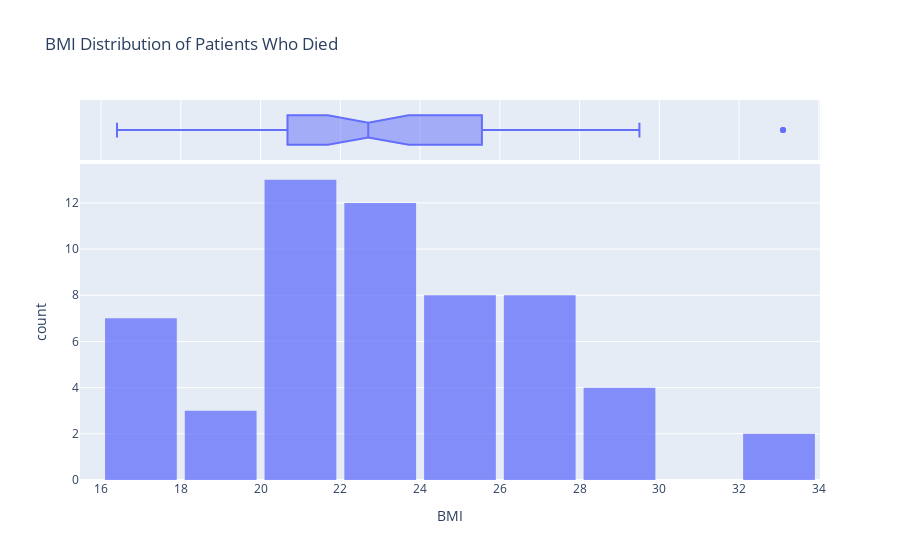
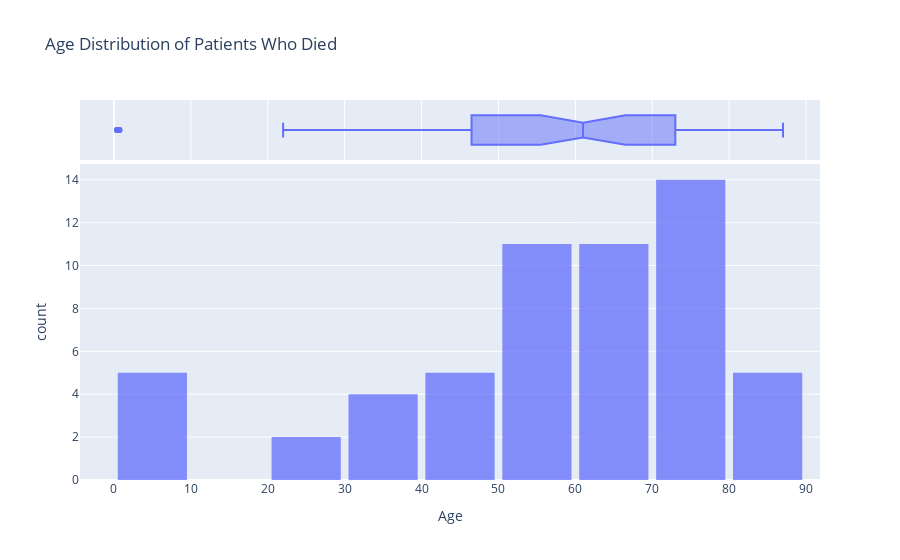

Write notebook code for charts like these, in order.
### Code cell
import pandas as pd
import plotly.express as px

# Load the dataset
df_cases = pd.read_csv("https://api.vitaldb.net/cases")

# Filter the dataset to include only patients who died (death_inhosp = 1)
df_deceased = df_cases[df_cases['death_inhosp'] == 1]

# Create the BMI histogram for deceased patients
fig_bmi = px.histogram(df_deceased, 
                       x='bmi', 
                       title="BMI Distribution of Patients Who Died",
                       labels={'bmi': 'BMI'},
                       opacity=0.75,
                       marginal="box")
fig_bmi.update_layout(bargap=0.1)
fig_bmi.show()

# Create the Age histogram for deceased patients
fig_age = px.histogram(df_deceased, 
                       x='age', 
                       title="Age Distribution of Patients Who Died",
                       labels={'age': 'Age'},
                       opacity=0.75,
                       marginal="box")
fig_age.update_layout(bargap=0.1)
fig_age.show()

### Figure 1 — Plotly figure (JSON) as saved in the notebook; plotly's stock layout.template omitted (floating-point values rounded to 4 significant figures)
{"data": [{"alignmentgroup": "True", "bingroup": "x", "hovertemplate": "BMI=%{x}<br>count=%{y}<extra></extra>", "legendgroup": "", "marker": {"color": "#636efa", "opacity": 0.75, "pattern": {"shape": ""}}, "name": "", "offsetgroup": "", "orientation": "v", "showlegend": false, "type": "histogram", "x": [25.1, 24.1, 21.2, 20.3, 17.2, 24, 16.4, 19.9, 28.1, 22.9, 22.5, 20.6, 24.2, 21.4, 24.2, 20.9, 23.6, 22.6, 25, 22, 20.7, 23.7, 29.5, 20.5, 21.7, 22.7, 29.4, 22.7, 21.4, 21.7, 26.7, 22.5, 33.1, 28.3, 22.4, 20.1, 25.3, 27.6, 17.4, 26.3, 16.5, 27.6, 23.7, 19.1, 17.4, 33.1, 26.6, 27.8, 26.7, 27.6, 25.2, 21.7, 18.2, 21, 17.4, 23.4, 16.5], "xaxis": "x", "yaxis": "y"}, {"alignmentgroup": "True", "hovertemplate": "BMI=%{x}<extra></extra>", "legendgroup": "", "marker": {"color": "#636efa"}, "name": "", "notched": true, "offsetgroup": "", "showlegend": false, "type": "box", "x": [25.1, 24.1, 21.2, 20.3, 17.2, 24, 16.4, 19.9, 28.1, 22.9, 22.5, 20.6, 24.2, 21.4, 24.2, 20.9, 23.6, 22.6, 25, 22, 20.7, 23.7, 29.5, 20.5, 21.7, 22.7, 29.4, 22.7, 21.4, 21.7, 26.7, 22.5, 33.1, 28.3, 22.4, 20.1, 25.3, 27.6, 17.4, 26.3, 16.5, 27.6, 23.7, 19.1, 17.4, 33.1, 26.6, 27.8, 26.7, 27.6, 25.2, 21.7, 18.2, 21, 17.4, 23.4, 16.5], "xaxis": "x2", "yaxis": "y2"}], "layout": {"bargap": 0.1, "barmode": "relative", "legend": {"tracegroupgap": 0}, "title": {"text": "BMI Distribution of Patients Who Died"}, "xaxis": {"anchor": "y", "domain": [0, 1], "title": {"text": "BMI"}}, "xaxis2": {"anchor": "y2", "domain": [0, 1], "matches": "x", "showgrid": true, "showticklabels": false}, "yaxis": {"anchor": "x", "domain": [0, 0.8316], "title": {"text": "count"}}, "yaxis2": {"anchor": "x2", "domain": [0.8416, 1], "matches": "y2", "showgrid": false, "showline": false, "showticklabels": false, "ticks": ""}}}

### Figure 2 — Plotly figure (JSON) as saved in the notebook; plotly's stock layout.template omitted (floating-point values rounded to 4 significant figures)
{"data": [{"alignmentgroup": "True", "bingroup": "x", "hovertemplate": "Age=%{x}<br>count=%{y}<extra></extra>", "legendgroup": "", "marker": {"color": "#636efa", "opacity": 0.75, "pattern": {"shape": ""}}, "name": "", "offsetgroup": "", "orientation": "v", "showlegend": false, "type": "histogram", "x": [31, 52, 64, 42, 54, 32, 66, 77, 72, 53, 45, 57, 72, 71, 64, 54, 75, 27, 65, 66, 40, 62, 22, 81, 0.7, 72, 39, 49, 60, 0.7, 82, 78, 78, 47, 54, 87, 84, 73, 56, 59, 0.4, 73, 35, 62, 56, 78, 59, 67, 82, 73, 61, 0.7, 74, 77, 56, 68, 0.4], "xaxis": "x", "yaxis": "y"}, {"alignmentgroup": "True", "hovertemplate": "Age=%{x}<extra></extra>", "legendgroup": "", "marker": {"color": "#636efa"}, "name": "", "notched": true, "offsetgroup": "", "showlegend": false, "type": "box", "x": [31, 52, 64, 42, 54, 32, 66, 77, 72, 53, 45, 57, 72, 71, 64, 54, 75, 27, 65, 66, 40, 62, 22, 81, 0.7, 72, 39, 49, 60, 0.7, 82, 78, 78, 47, 54, 87, 84, 73, 56, 59, 0.4, 73, 35, 62, 56, 78, 59, 67, 82, 73, 61, 0.7, 74, 77, 56, 68, 0.4], "xaxis": "x2", "yaxis": "y2"}], "layout": {"bargap": 0.1, "barmode": "relative", "legend": {"tracegroupgap": 0}, "title": {"text": "Age Distribution of Patients Who Died"}, "xaxis": {"anchor": "y", "domain": [0, 1], "title": {"text": "Age"}}, "xaxis2": {"anchor": "y2", "domain": [0, 1], "matches": "x", "showgrid": true, "showticklabels": false}, "yaxis": {"anchor": "x", "domain": [0, 0.8316], "title": {"text": "count"}}, "yaxis2": {"anchor": "x2", "domain": [0.8416, 1], "matches": "y2", "showgrid": false, "showline": false, "showticklabels": false, "ticks": ""}}}
